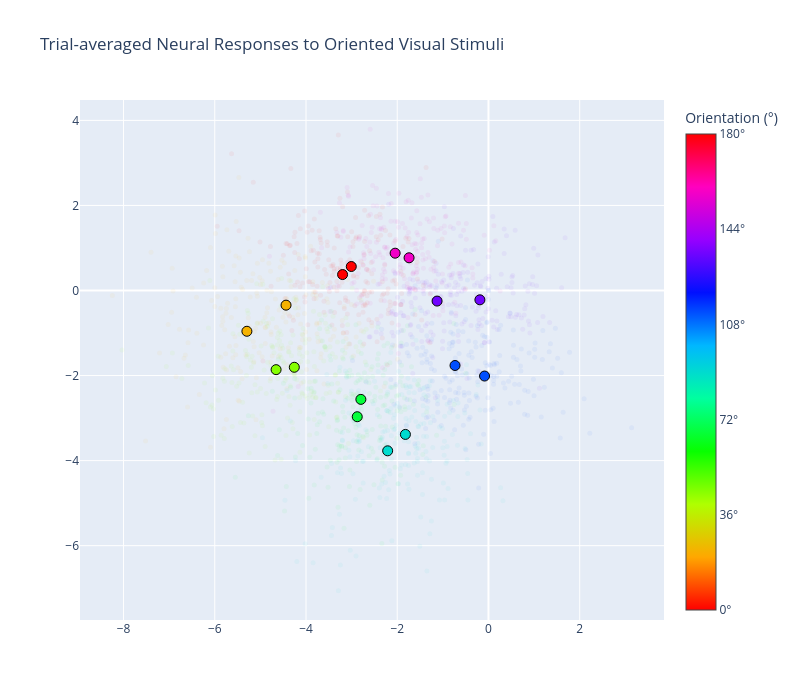

The code cell stored with this chart in its notebook:
### Code cell
import plotly.graph_objects as go
from sklearn.decomposition import PCA

# Compute 2D Projections
if mode == "pca":
    X = sum_responses.sum(axis=-1)             # (n_orientations, n_neurons)  -- per-orientation averages
    mean_vec = X.mean(axis=0, keepdims=True)
    pca2 = PCA(n_components=2)
    pca2.fit(X)

    coords = X @ pca3.components_.T                           # (n_orientations, 3)  -- averaged points
elif mode == "lda":
    X = sum_responses.sum(axis=-1)             # (n_orientations, n_neurons)  -- per-orientation averages
    mean_vec = X.mean(axis=0, keepdims=True)
    coords = X @ lda.scalings_                     # (n_orientations, 3)  -- averaged points
else:
    raise ValueError(f"Unknown mode: {mode}")
# ---- Per-trial points: spike counts per (orientation, trial) summed over time bins ----
trial_coords = []     # (n_orient * n_trials, 3)
trial_doubled = []    # color matches its orientation
for o_idx, orientation in enumerate(visual_orientation_degs):
    trial_times = visual_trial_df[visual_trial_df['orientation'] == orientation]['timestamp'].values[:N_VIS_TRIALS]
    for t_time in trial_times:
        trial_spikes = visual_spikes[(visual_spikes['timestamp'] >= t_time) &
                                     (visual_spikes['timestamp'] <  t_time + WINDOW_LEN)]
        x_trial = np.zeros(n_neurons)
        if not trial_spikes.empty:
            counts = trial_spikes.groupby('neuron_id').size()
            for nid, c in counts.items():
                if nid in neuron_to_idx:
                    x_trial[neuron_to_idx[nid]] = c
        if mode == "pca":
            trial_coords.append(x_trial @ pca2.components_.T)
        elif mode == "lda":
            trial_coords.append(x_trial @ lda.scalings_)
        trial_doubled.append((int(orientation) * 2) % 360)
trial_coords = np.array(trial_coords)
trial_doubled = np.array(trial_doubled)

doubled = (np.array(visual_orientation_degs) * 2) % 360

fig = go.Figure()

# Per-trial scatter (low alpha)
fig.add_trace(go.Scatter(
    x=trial_coords[:, 0], y=trial_coords[:, 1],
    mode='markers',
    marker=dict(size=5, color=trial_doubled, colorscale='HSV',
                cmin=0, cmax=360, opacity=0.05,
                line=dict(width=0)),
    hovertemplate='trial<extra></extra>',
    showlegend=False,
))

# Orientation-average scatter (full opacity, on top)
fig.add_trace(go.Scatter(
    x=coords[:, 0], y=coords[:, 1], 
    mode='markers',
    marker=dict(size=10, color=doubled, colorscale='HSV',
                cmin=0, cmax=360,
                colorbar=dict(
                    title='Orientation (°)',
                    tickvals=np.arange(0, 361, 72),
                    ticktext=[f'{int(v/2)}°' for v in np.arange(0, 361, 72)],
                ),
                line=dict(color='black', width=1)),
    text=[f'{int(o)}°' for o in visual_orientation_degs],
    textposition='top center',
    name='',
    showlegend=False,
))

if mode == "pca":
    fig.update_layout(title='Trial-averaged Neural Responses to Oriented Visual Stimuli (PCA Projection)')
    fig.update_layout(
    title='Trial-averaged Neural Responses to Oriented Visual Stimuli',
    scene=dict(xaxis_title='PC1', yaxis_title='PC2',
               aspectmode='data'),
    width=800, height=700,
    )
    fig.write_html('results/vis_response_pc1_pc2.html', include_plotlyjs='cdn')
    fig.write_image('results/vis_response_pc1_pc2.svg', width=800, height=700, scale=2)

elif mode == "lda":
    fig.update_layout(title='Trial-averaged Neural Responses to Oriented Visual Stimuli (LDA Projection)')
    fig.update_layout(
    title='Trial-averaged Neural Responses to Oriented Visual Stimuli',
    scene=dict(xaxis_title='LDA1', yaxis_title='LDA2',
               aspectmode='data'),
    width=800, height=700,
)   
fig.show()

### Figure 1 — Plotly figure (JSON) as saved in the notebook; plotly's stock layout.template omitted (floating-point values rounded to 4 significant figures; data arrays with more than 128 entries replaced by an {"elided": "..."} marker saying what was removed)
{"data": [{"hovertemplate": "trial<extra></extra>", "marker": {"cmax": 360, "cmin": 0, "color": {"elided": "1600 int values"}, "colorscale": [[0, "#ff0000"], [0.1111, "#ffa700"], [0.2222, "#afff00"], [0.3333, "#08ff00"], [0.4444, "#00ff9f"], [0.5556, "#00b7ff"], [0.6667, "#0010ff"], [0.7778, "#9700ff"], [0.8889, "#ff00bf"], [1, "#ff0000"]], "line": {"width": 0}, "opacity": 0.05, "size": 5}, "mode": "markers", "showlegend": false, "type": "scatter", "x": {"elided": "1600 float values"}, "y": {"elided": "1600 float values"}}, {"marker": {"cmax": 360, "cmin": 0, "color": [0, 45, 90, 135, 180, 225, 270, 315, 0, 45, 90, 135, 180, 225, 270, 315], "colorbar": {"ticktext": ["0°", "36°", "72°", "108°", "144°", "180°"], "tickvals": [0, 72, 144, 216, 288, 360], "title": {"text": "Orientation (°)"}}, "colorscale": [[0, "#ff0000"], [0.1111, "#ffa700"], [0.2222, "#afff00"], [0.3333, "#08ff00"], [0.4444, "#00ff9f"], [0.5556, "#00b7ff"], [0.6667, "#0010ff"], [0.7778, "#9700ff"], [0.8889, "#ff00bf"], [1, "#ff0000"]], "line": {"color": "black", "width": 1}, "size": 10}, "mode": "markers", "name": "", "showlegend": false, "text": ["0°", "22°", "45°", "67°", "90°", "112°", "135°", "157°", "180°", "202°", "225°", "247°", "270°", "292°", "315°", "337°"], "textposition": "top center", "type": "scatter", "x": [-3.007, -4.438, -4.256, -2.877, -2.21, -0.08591, -0.1882, -1.74, -3.198, -5.296, -4.655, -2.797, -1.821, -0.7333, -1.127, -2.046], "y": [0.5638, -0.3448, -1.805, -2.968, -3.77, -2.011, -0.2191, 0.7691, 0.3752, -0.9589, -1.861, -2.56, -3.384, -1.763, -0.2485, 0.8774]}], "layout": {"height": 700, "scene": {"aspectmode": "data", "xaxis": {"title": {"text": "LDA1"}}, "yaxis": {"title": {"text": "LDA2"}}}, "title": {"text": "Trial-averaged Neural Responses to Oriented Visual Stimuli"}, "width": 800}}
